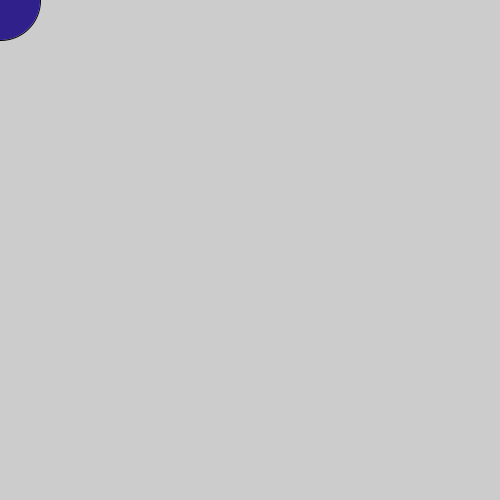
Frame 1 (no input)
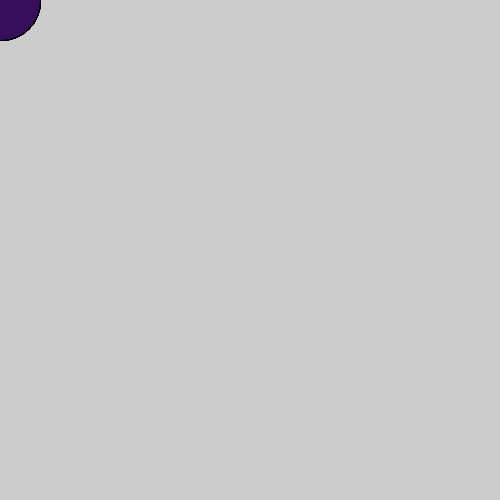
Frame 60 (the mouse pressed at the canvas centre just before this capture)
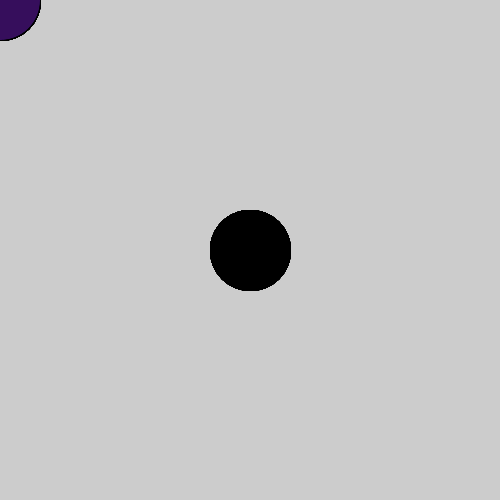
Frame 120 (the mouse held since frame 60 and released just before this capture)

The Processing sketch that drew these frames (run headless with seeded random() and noise(); from frame 60 on, the mouse is pressed at the canvas centre):

// Processing sketch: processing_134707
// ── processing_134707.pde

void setup() {
  size(500, 500);
}
void draw() {
  if (mousePressed) {
    fill(0);
  } else {
    fill(random(73),random(125),random(147));
  }
  ellipse(mouseX, mouseY, 80, 80);
  }
